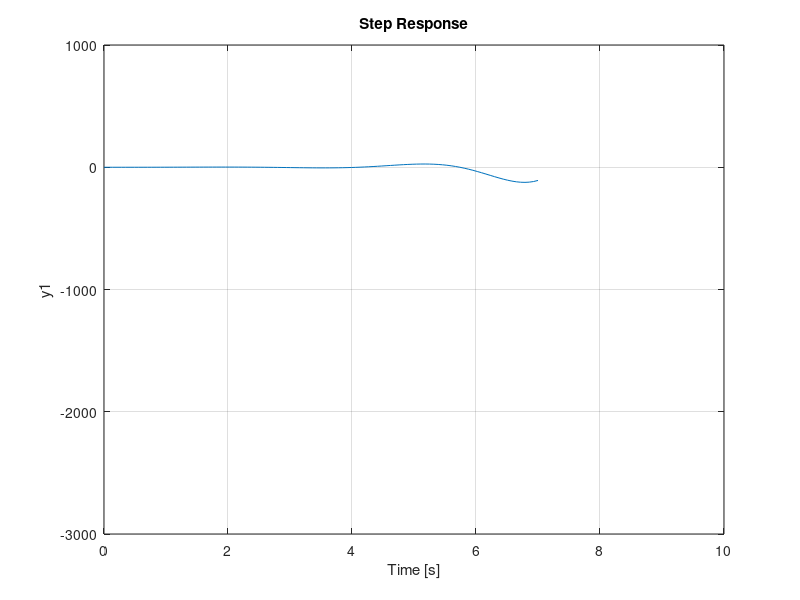

MATLAB code to generate this figure:
close all;
%sistema de primer orden inestable
G1 = tf(1,[2 1]); % sistema estable
G2 = tf(1,[2 -1]); %ssitema inestabel
subplot(1,2,1);
step(G1); 
title('Respuesta del escalon de un sistema de primer orden Sistema estable'); 
legend('Respuesta al escalon');
grid on;
subplot(1,2,2);step(G2);
title('Respuesta del escalon de un sistema de primer orden Ssitema inestable'); 
legend('Respuesta al escalon');
grid on;

%% sistema de segundo orden

w = 1;

z1 = 0;%sistema no amortiguado
z2 = 0.1; %sistema subamoriguado
G3 = tf([w^2],[1 2*z1*w w^2]);
G4 = tf([w^2],[1 2*z2*w w^2]);


subplot(2,2,1); step(G3); xlim([0 30]); title('Sistema inestable osilante Sistema no amoritugado');
subplot(2,2,2); step(G4); xlim([0 30]); title('Sistema inestable osilante Sistema subamortiguado');
subplot(2,2,3); pzmap(G3); ylim([-1.1 1.1]); title('Diagrama de polos y ceros');
subplot(2,2,4); pzmap(G4); ylim([-1.1 1.1]);xlim([-0.2 0.2]); title('Diagrama de polos y ceros');
%%
w = 1;

z3 = 1;%sistema criticamente amoritgado
z4 = 2.23; %sistema sobreamoritguado
G5 = tf([w^2],[1 2*z3*w w^2]);
G6 = tf([w^2],[1 2*z4*w w^2]);


subplot(2,2,1); step(G5); xlim([0 30]); ylim([0 1.5]);title('Sistema inestable osilante Criticamente amoritugado');
subplot(2,2,2); step(G6); xlim([0 30]); ylim([0 1.5]); title('Sistema inestable osilante Sobre amorituado');
subplot(2,2,3); pzmap(G5); ylim([-1.1 1.1]); title('Diagrama de polos y ceros');
subplot(2,2,4); pzmap(G6); ylim([-1.1 1.1]);xlim([-0.2 0.2]); title('Diagrama de polos y ceros');

%% sistemas inestables 
G7 = tf(1,[1 -0.5 4]);
G8 = tf(1,[25 -12.5 1]);

subplot(2,2,1); step(G7); xlim([0 30]);ylim([-400 400]); title('Sistema inestable osilante');
subplot(2,2,2); step(G8); xlim([0 30]); ylim([0 5e4]); title('Sistema inestable no osilante');
subplot(2,2,3); pzmap(G7); ylim([-2.1 2.1]); title('Diagrama de polos y ceros');
subplot(2,2,4); pzmap(G8); ylim([-1.1 1.1]);xlim([-0.2 0.2]); title('Diagrama de polos y ceros');

%% sistemas de lazo cerrado

G9 = tf(3,[1 0]);
G10 = tf(1,[1 0 1]);
H1 = 3;

G = series(G9,G10);
P = feedback(G,H1,-1);
step(P);
xlim([0 10]);
ylim([-3000 1000]);
